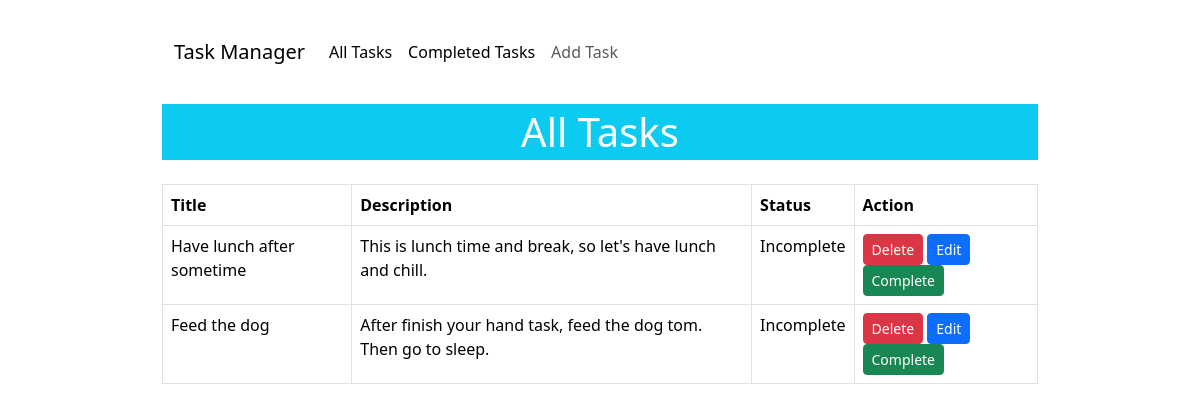
Before: / with the older database file.
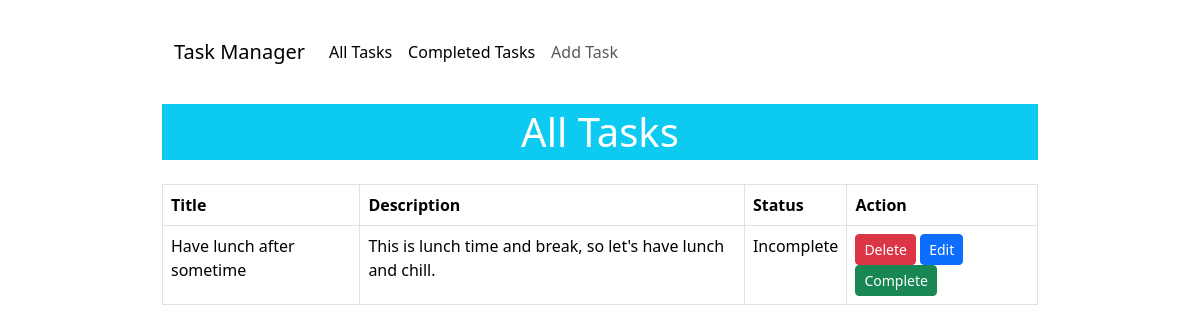
After: the same page with the newer database file.
### task_manager/models.py (models this page shows)
class TaskStoreModel(models.Model):
    choices_status = (
        ('Incomplete', 'Incomplete'),
        ('Complete', 'Complete')
    )
    title = models.CharField(max_length=50)
    desc = models.CharField(max_length=200)
    status = models.CharField(max_length=30, choices=choices_status, default='Incomplete')

### task_manager/views.py (the view)
# urls.py: path('', DisplayTasksListView.as_view(), name='display_task'),
class DisplayTasksListView(ListView):
    model = TaskStoreModel
    context_object_name = 'tasks'
    template_name = 'display_task.html'
    def get_queryset(self):
        return TaskStoreModel.objects.filter(status='Incomplete')

### task_manager/templates/display_task.html
{% extends 'layout.html' %}
{% block content %}
    <h1 class="text-center bg-info text-white mb-4 py-1">All Tasks</h1>
    {% if tasks %}
        <table class="table table-bordered">
            <thead>
                <tr>
                    <th scope="col">Title</th>
                    <th scope="col">Description</th>
                    <th scope="col">Status</th>
                    <th scope="col">Action</th>
                </tr>
            </thead>
            <tbody>
                {% for task in tasks %}
                    <tr>
                        <td>{{task.title}}</td>
                        <td>{{task.desc}}</td>
                        <td>{{task.status}}</td>
                        <td><a class="btn btn-danger btn-sm" href="{% url 'delete_book' pk=task.id %}">Delete</a> <a class="btn btn-primary btn-sm" href="{% url 'edit_task' pk=task.id %}">Edit</a> <a class="btn btn-success btn-sm" href="{% url 'make_complete' pk=task.id %}">Complete</a></td>
                    </tr>
                {% endfor %}
            </tbody>
        </table>
    {% else %}
        <h1>No Data Found</h1>
    {% endif %}
{% endblock %}

Changed rows visible on the page:
no longer on this page (row edited): TaskStoreModel: title "Feed the dog", desc "After finish your hand task, feed the dog tom. Then go to sleep.", status "Incomplete"
